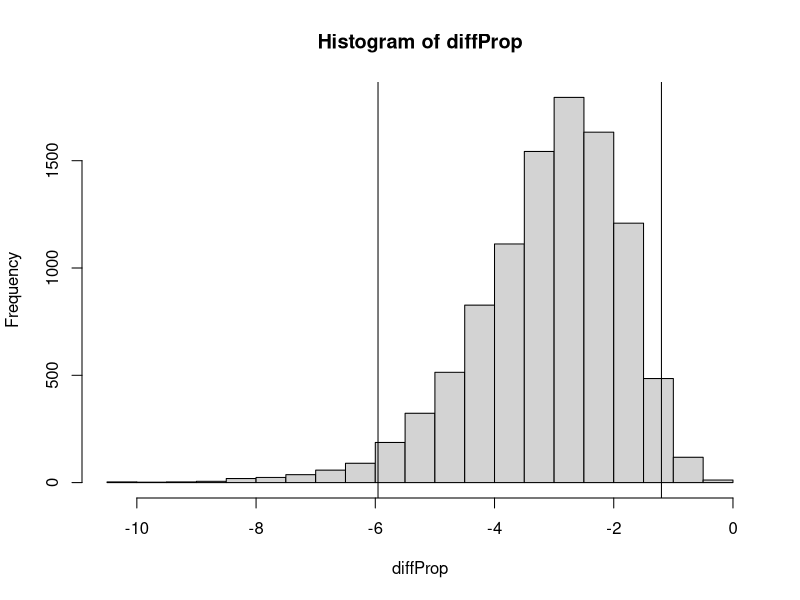

The R source for this figure:
# Week-7 HW
# Pages: 155-156, Problems: 3-4, 8-10

# Load the rock data-set
rock
cor.test(rock$area, rock$perm)


# Bayesian test on correlation coeff.
library('BayesFactor')

bfCorTest <- function(x, y) {
  zx <- scale(x) # scale() normalizes or standardizes the data - Essentially: (xi - x-bar) / SD
  zy <- scale(y)
  zData <- data.frame(x=zx, rhoNot0=zy)
  bfOut <- generalTestBF(x ~ rhoNot0, data=zData)
  # Run the MCMC simulation
  mcmcOut <- posterior(bfOut, iterations=10000)
  print(summary(mcmcOut[,'rhoNot0']))
  return(bfOut)
}

bfCorTest(rock$area, rock$perm)


# Chi-sq test on UCBAdmissions data set
UCBAdmissions
chisq.test(UCBAdmissions[,,1], correct=F)


# Bayesian approach to Chi-sq test
ctBFout <- contingencyTableBF(UCBAdmissions[,,1], sampleType='poisson', posterior = F)
ctBFout


# Bayesian approach to Chi-sq test
#   - run with posterior sampling
#.  - calculate 95% HDI of the diff in proportions between the cols
ctMCMCout <- contingencyTableBF(UCBAdmissions[,,1], sampleType='poisson', posterior = T,
                                iterations=10000)
summary(ctMCMCout)
# Male proportions
maleProp <- ctMCMCout[,"lambda[1,1]"]/ctMCMCout[,"lambda[2,1]"]

# Female proportions
femaleProp <- ctMCMCout[,"lambda[1,2]"]/ctMCMCout[,"lambda[2,2]"]

# Diff proportions
diffProp <- maleProp - femaleProp

hist(diffProp)
abline(v=quantile(diffProp, c(0.025), color='black'))
abline(v=quantile(diffProp, c(0.975), color='black'))
mean(diffProp)
 
